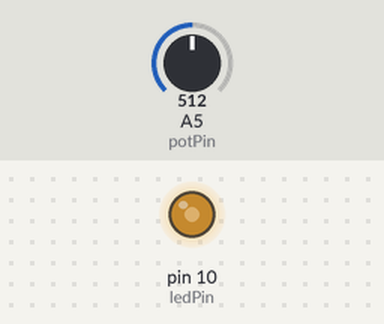
Bench run of a sketch on a simulated Arduino Uno, built with avr-gcc and run on an emulated ATmega328P. On the bench: output pins drawn as LEDs (lit = HIGH). The test bench sets the inputs (shaded band); at power-on: A5 (potPin) = 512.

Above: at 1.2 s.
1.3 s: A5 (potPin) set to 716
At 1.6 s:
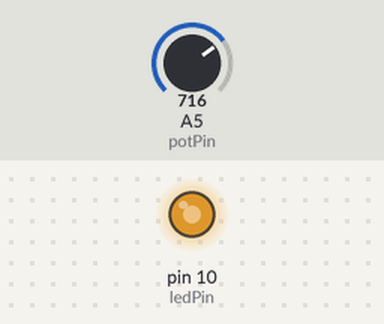
2.8 s: A5 (potPin) set to 900
At 3.9 s:
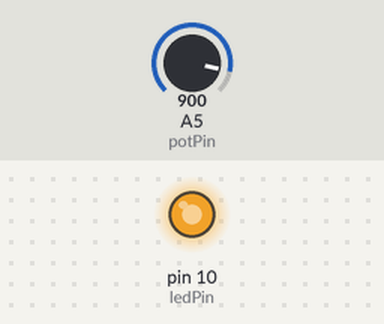
4.3 s: A5 (potPin) set to 122
At 5.1 s:
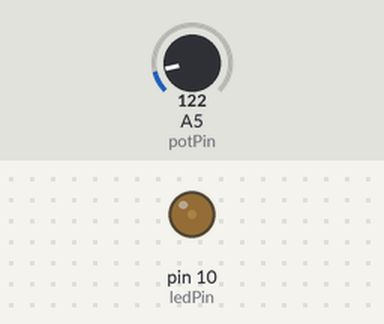
5.8 s: A5 (potPin) set to 0
At 6.2 s:
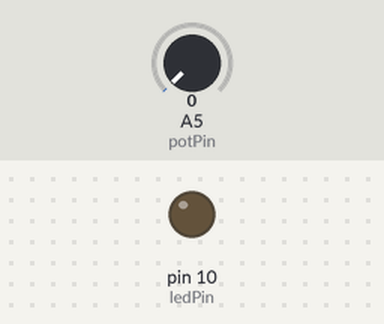
7.3 s: A5 (potPin) set to 511
At 8.5 s:
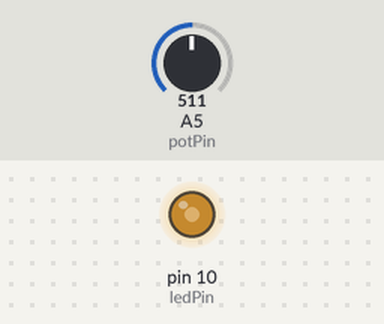
Timing chart, 0 to 9.8 s (numbered marks = the images above; inputs shaded):
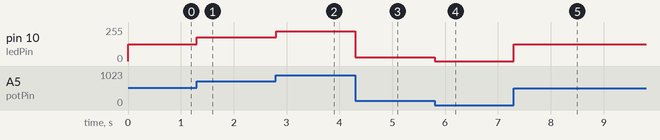

The sketch:

Lesson_07_Controlling_an_LED_by_Potentiometer.ino
```cpp
const int ledPin = 10; // Labels pin 10 as ledPin
const int potPin = A5; // Labels pin A5 as potPin
int input = 0; // Declares input as a variable
int brightness = 0; // Declares brightness as a variable

void setup() {
  pinMode(potPin, INPUT); // Initializes potPin as an input pin
  pinMode(ledPin, OUTPUT); // Initalizes ledPin as an output pin
}

void loop() {
  input = analogRead(potPin); // Read the value from the potentiometer
  brightness = map(input, 0, 1023, 0, 255); //Convert from 0-1023 proportional to the number of a number of from 0 to 255
  analogWrite(ledPin, brightness); // Sets the LED to the turns the LED on depending on the potentiometer
}
```

Measured:
- after the input at 1.3 s, pin 10 (ledPin): 127/255 → 178/255 at once
- after the input at 2.8 s, pin 10 (ledPin): 178/255 → 224/255 at once
- after the input at 4.3 s, pin 10 (ledPin): 224/255 → 30/255 at once
- after the input at 5.8 s, pin 10 (ledPin): 30/255 → 0/255 at once
- after the input at 7.3 s, pin 10 (ledPin): 0/255 → 127/255 at once
